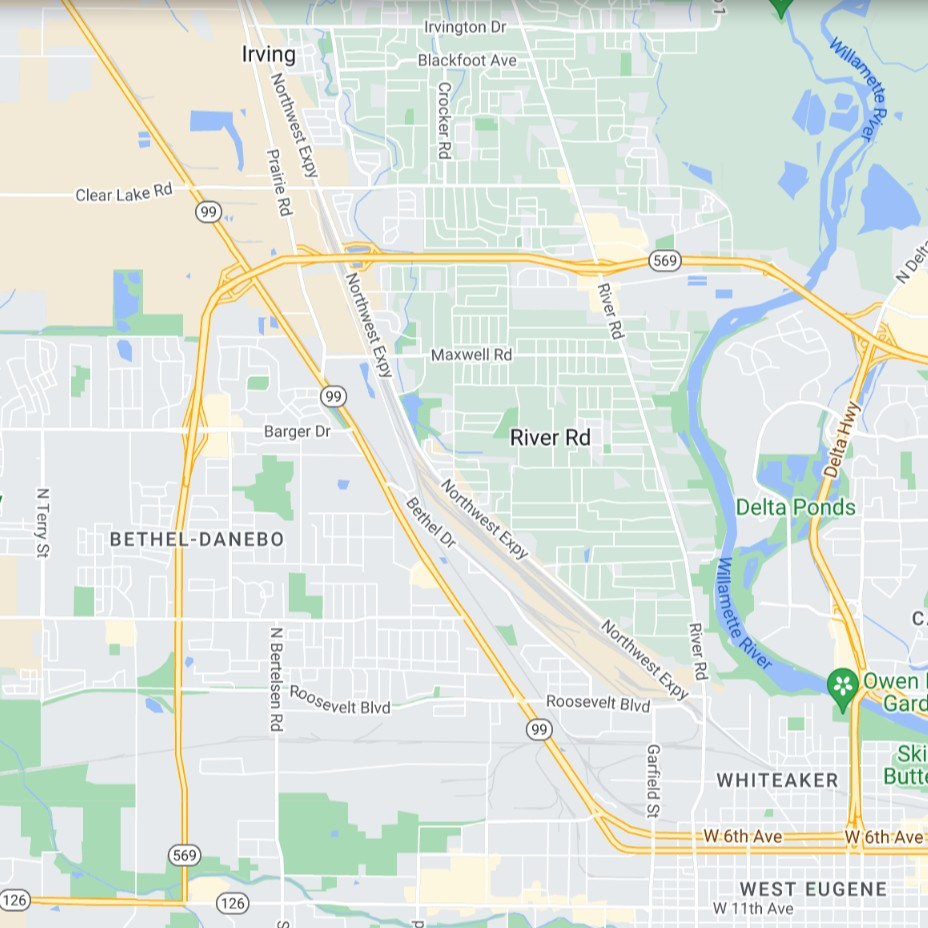
#> input picture images/mapImages/Eugene2x2/1.png, 928 x 928 px; its folder holds 4 pictures in this run
$ python -i weather_adventures.py   (imports and definitions only)
#> lines starting #> are read from the running program, lines starting #| are printed output that depends on the picture
#> (reads activities.json from the repository)
'''
weather_adventures.py
--------
Author: Melodie Collins
Created: 3/3/2023
Last Modified: 3/12/2023
Purpose: This is the user interface file that will be run by the main weather_adventures_main.py file.

Revision History (Date | Author | Modifications)
----------------------------------------------
3/6/2023  | Melodie Collins | Made the initial file and split map images
3/7/2023  | Melodie Collins | Resized map images for tkinter use
3/9/2023  | Melodie Collins | Worked on combining with weather_adventures_main.py
3/10/2023 | Melodie Collins | Finished interaction weather_adventures_main.py
3/12/2023 | Melodie Collins | Signed off on final version
'''

# import weather_adventures_main
import weather_adventures_main

# import tkinter modules
from tkinter import *
import tkinter as tk
from tkinter.ttk import *
import tkinter.font as tkFont # For setting text fonts

# import os to access current working directory
import os

# import PIL modules to manipulate images
from PIL import Image   # Open images
from PIL import ImageTk # Have images available for Tkinter

'''
on_click(): this function is used to remove the current map title

Parameters: none

Return: none
'''
def on_click():
    # remove the map title
    label.after(0, label.destroy())

'''
button_click(): this function is for for when a button is clicked;
                It will change the selected button's image appropriately

Parameters: none

Return: none
'''
# [40 lines left out: function button_click, not called in this run]

'''
zoom(): this function is for the Zoom Buttons; It will change the dimensions of
            the grid and number displayed

Parameters:
    closer: a bool that determines if the map can zoom in closer
    buttonIn: the zoom in button
    buttonOut: the zoom out button

Return: none
'''
# [45 lines left out: function zoom, not called in this run]

'''
oneToTwo(): this function removes the current buttons for X from the window, but does
            not destroy them; Next, it adds each button for Y into the tkinter window.

Parameters: none

Return: none
'''
# [10 lines left out: function oneToTwo, not called in this run]

'''
twoToOne(): this function removes the current buttons for X from the window, but does not destroy them.
            Next, it adds each button for Y into the tkinter window.

Parameters: none

Return: none
'''
# [10 lines left out: function twoToOne, not called in this run]

'''
mapTitle(): this function sets the title for the current map

Parameters:
    num: an integer that provides the current map level

Return: none
'''
# [13 lines left out: function mapTitle, not called in this run]

'''
setEugene(): this function puts all the buttons for viewing Eugene into button1; 2x2

Parameters: none

Return: none
'''
# [9 lines left out: function setEugene, not called in this run]

'''
setEugeneEmpty(): this function sets all Eugene button images to Eugene images

Parameters: none

Return: none
'''
# [5 lines left out: function setEugeneEmpty, not called in this run]

'''
setEugeneWeather(): this function sets all Eugene button images to Eugene weather images

Parameters: none

Return: none
'''
# [5 lines left out: function setEugeneWeather, not called in this run]

'''
setEugeneWind(): this function sets all Eugene button images to Eugene wind images

Parameters: none

Return: none
'''
# [5 lines left out: function setEugeneWind, not called in this run]

'''
setLane(): this function puts all the buttons for viewing Lane County into button2; 5x3

Parameters: none

Return: none
'''
# [21 lines left out: function setLane, not called in this run]

'''
setLaneEmpty(): this function sets all Lane County button images to Lane County images

Parameters: none

Return: none
'''
# [16 lines left out: function setLaneEmpty, not called in this run]

'''
setLaneWeather(): this function sets all Lane County button images to Lane County weather images

Parameters: none

Return: none
'''
# [16 lines left out: function setLaneWeather, not called in this run]

'''
setLaneWind(): this function sets all Lane County button images to Lane County wind images

Parameters: none

Return: none
'''
# [16 lines left out: function setLaneWind, not called in this run]

'''
clearWindWeather(): this function sets the wind and weather checkboxes to unselected

Parameters: none

Return: none
'''
def clearWindWeather():
    wind.set(0) # set wind checkbox to unselected
    weather.set(0) # set weather checkbox to unselected

'''
clearEmptyWeatehr(): this function sets the empty and weather checkboxes to unselected

Parameters: none

Return: none
'''
def clearEmptyWeather():
    empty.set(0) # set empty checkbox to unselected
    weather.set(0) # set weather checkbox to unselected


'''
clearEmptyWind(): this function sets the empty and wind checkboxes to unselected

Parameters: none

Return: none
'''
def clearEmptyWind():
    empty.set(0) # set empty checkbox to unselected
    wind.set(0) # set wind checkbox to unselected

'''
main(): This function sets up the Tkinter Window and runs the program

Paramters: none

Return: none
'''
def main():
    global window
    window = Tk()
    window.geometry("1000x1000")

    # Set the Title of Tkinter window
    window.title("Weather Adventures")

    ''' Add image '''
    cwd = os.getcwd() # current working directory

    # get the location for the original images
    path4 = cwd + "/images/mapImages/Eugene2x2/1.png"
    path5 = cwd + "/images/mapImages/Eugene2x2/2.png"
    path6 = cwd + "/images/mapImages/Eugene2x2/3.png"
    path7 = cwd + "/images/mapImages/Eugene2x2/4.png"
    path8 = cwd + "/images/mapImages/LaneCounty5x3/1.png"
    path9 = cwd + "/images/mapImages/LaneCounty5x3/2.png"
    path10 = cwd + "/images/mapImages/LaneCounty5x3/3.png"
    path11 = cwd + "/images/mapImages/LaneCounty5x3/4.png"
    path12 = cwd + "/images/mapImages/LaneCounty5x3/5.png"
    path13 = cwd + "/images/mapImages/LaneCounty5x3/6.png"
    path14 = cwd + "/images/mapImages/LaneCounty5x3/7.png"
    path15 = cwd + "/images/mapImages/LaneCounty5x3/8.png"
    path16 = cwd + "/images/mapImages/LaneCounty5x3/9.png"
    path17 = cwd + "/images/mapImages/LaneCounty5x3/10.png"
    path18 = cwd + "/images/mapImages/LaneCounty5x3/11.png"
    path19 = cwd + "/images/mapImages/LaneCounty5x3/12.png"
    path20 = cwd + "/images/mapImages/LaneCounty5x3/13.png"
    path21 = cwd + "/images/mapImages/LaneCounty5x3/14.png"
    path22 = cwd + "/images/mapImages/LaneCounty5x3/15.png"

    # New weather and wind images
    path23 = cwd + "/images/mapImages_symbols/Eugene2x2/1.png"
    path24 = cwd + "/images/mapImages_symbols/Eugene2x2/1_w.png"
    path25 = cwd + "/images/mapImages_symbols/Eugene2x2/2.png"
    path26 = cwd + "/images/mapImages_symbols/Eugene2x2/2_w.png"
    path27 = cwd + "/images/mapImages_symbols/Eugene2x2/3.png"
    path28 = cwd + "/images/mapImages_symbols/Eugene2x2/3_w.png"
    path29 = cwd + "/images/mapImages_symbols/Eugene2x2/4.png"
    path30 = cwd + "/images/mapImages_symbols/Eugene2x2/4_w.png"
    path31 = cwd + "/images/mapImages_symbols/LaneCounty5x3/1.png"
    path32 = cwd + "/images/mapImages_symbols/LaneCounty5x3/1_w.png"
    path33 = cwd + "/images/mapImages_symbols/LaneCounty5x3/2.png"
    path34 = cwd + "/images/mapImages_symbols/LaneCounty5x3/2_w.png"
    path35 = cwd + "/images/mapImages_symbols/LaneCounty5x3/3.png"
    path36 = cwd + "/images/mapImages_symbols/LaneCounty5x3/3_w.png"
    path37 = cwd + "/images/mapImages_symbols/LaneCounty5x3/4.png"
    path38 = cwd + "/images/mapImages_symbols/LaneCounty5x3/4_w.png"
    path39 = cwd + "/images/mapImages_symbols/LaneCounty5x3/5.png"
    path40 = cwd + "/images/mapImages_symbols/LaneCounty5x3/5_w.png"
    path41 = cwd + "/images/mapImages_symbols/LaneCounty5x3/6.png"
    path42 = cwd + "/images/mapImages_symbols/LaneCounty5x3/6_w.png"
    path43 = cwd + "/images/mapImages_symbols/LaneCounty5x3/7.png"
    path44 = cwd + "/images/mapImages_symbols/LaneCounty5x3/7_w.png"
    path45 = cwd + "/images/mapImages_symbols/LaneCounty5x3/8.png"
    path46 = cwd + "/images/mapImages_symbols/LaneCounty5x3/8_w.png"
    path47 = cwd + "/images/mapImages_symbols/LaneCounty5x3/9.png"
    path48 = cwd + "/images/mapImages_symbols/LaneCounty5x3/9_w.png"
    path49 = cwd + "/images/mapImages_symbols/LaneCounty5x3/10.png"
    path50 = cwd + "/images/mapImages_symbols/LaneCounty5x3/10_w.png"
    path51 = cwd + "/images/mapImages_symbols/LaneCounty5x3/11.png"
    path52 = cwd + "/images/mapImages_symbols/LaneCounty5x3/11_w.png"
    path53 = cwd + "/images/mapImages_symbols/LaneCounty5x3/12.png"
    path54 = cwd + "/images/mapImages_symbols/LaneCounty5x3/12_w.png"
    path55 = cwd + "/images/mapImages_symbols/LaneCounty5x3/13.png"
    path56 = cwd + "/images/mapImages_symbols/LaneCounty5x3/13_w.png"
    path57 = cwd + "/images/mapImages_symbols/LaneCounty5x3/14.png"
    path58 = cwd + "/images/mapImages_symbols/LaneCounty5x3/14_w.png"
    path59 = cwd + "/images/mapImages_symbols/LaneCounty5x3/15.png"
    path60 = cwd + "/images/mapImages_symbols/LaneCounty5x3/15_w.png"

    # open the images
    openImage4 = Image.open(path4)
#> openImage4 is the input picture: PIL image 928x928 RGB; mean R, G, B 221.6, 229.1, 222.4
    openImage5 = Image.open(path5)
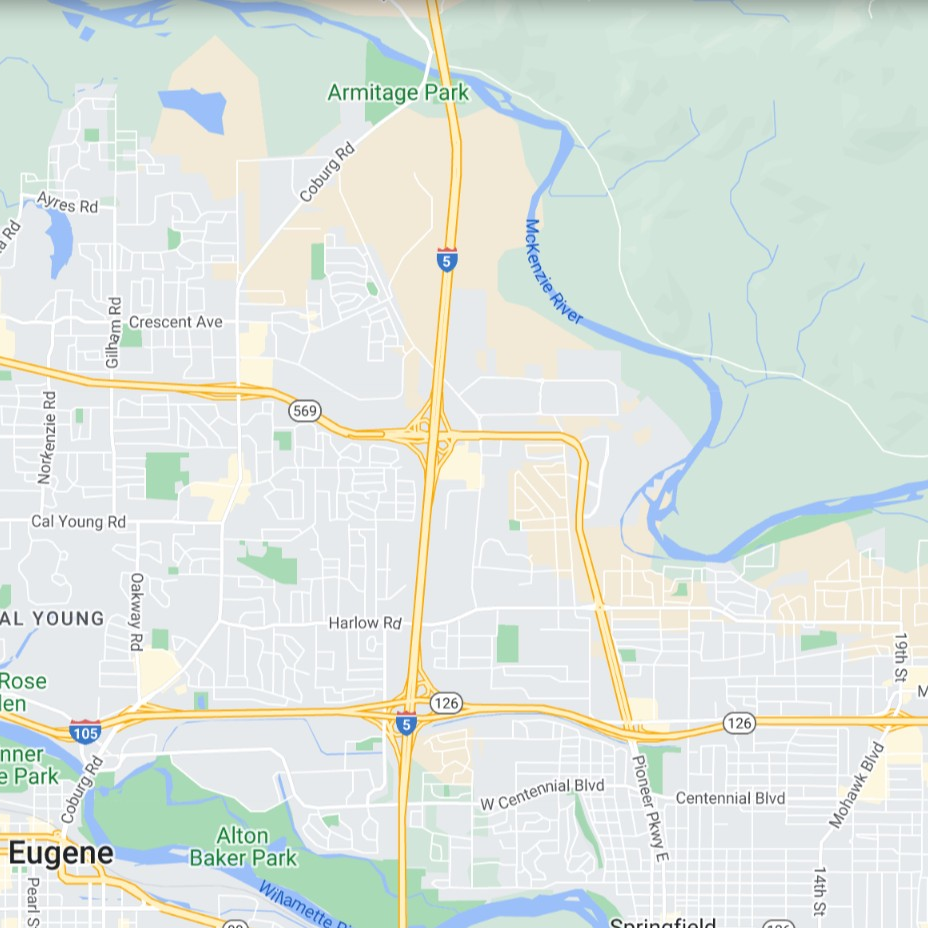
#> input picture images/mapImages/Eugene2x2/2.png, 928 x 928 px
#> openImage5 is the input picture: PIL image 928x928 RGB; mean R, G, B 220.8, 229.3, 222.8
    openImage6 = Image.open(path6)
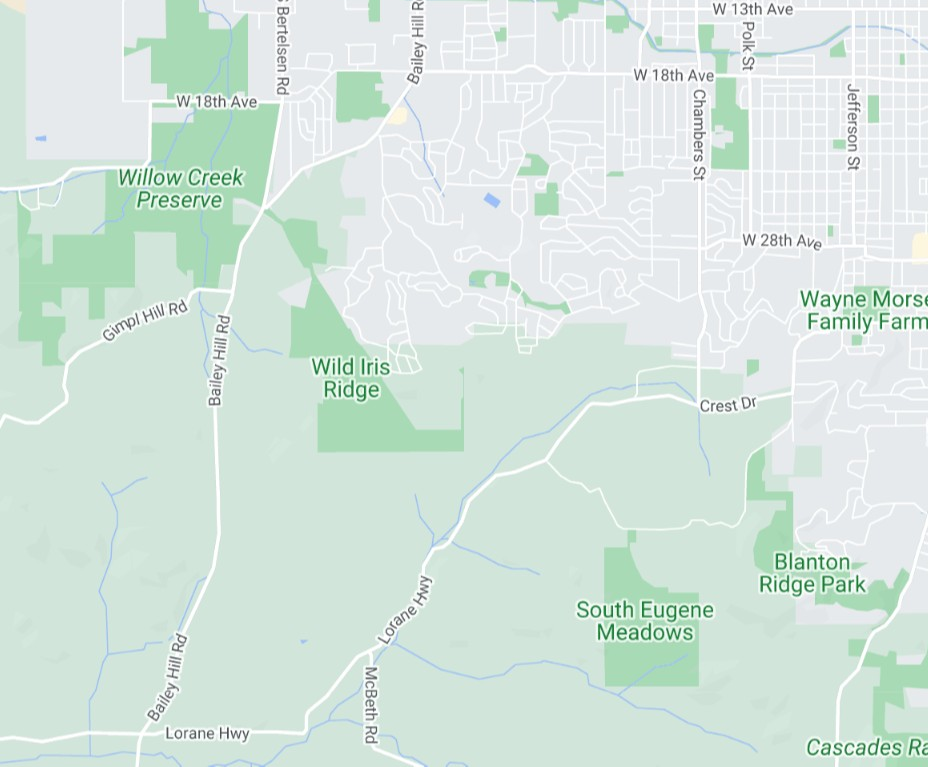
#> input picture images/mapImages/Eugene2x2/3.png, 928 x 767 px
#> openImage6 is the input picture: PIL image 928x767 RGB; mean R, G, B 212.7, 229.6, 221.4
    openImage7 = Image.open(path7)
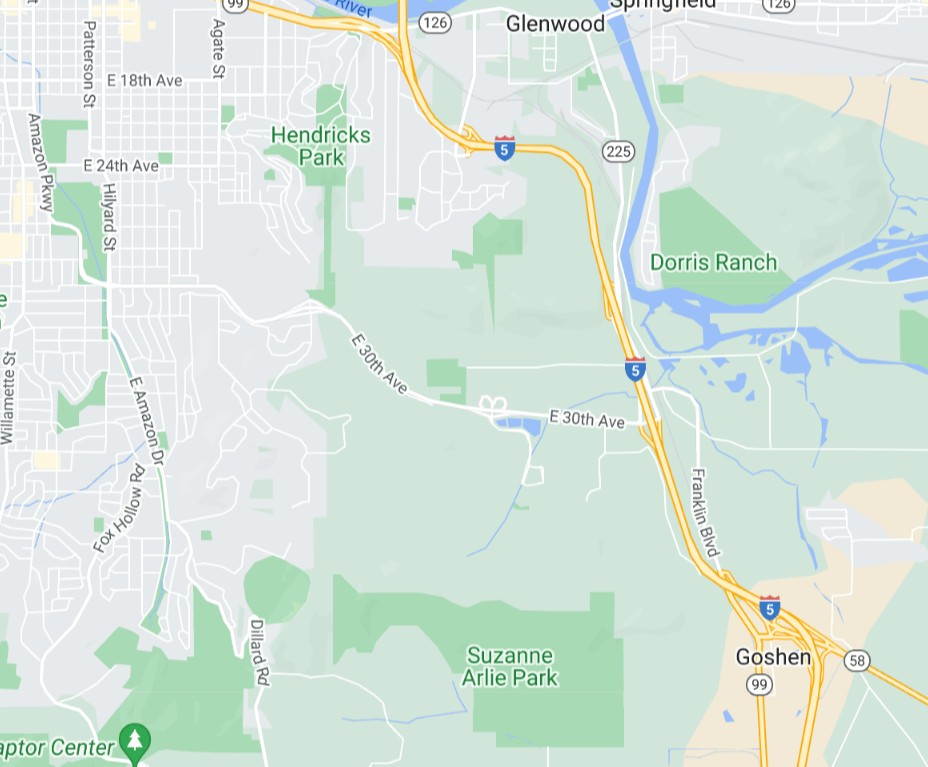
#> input picture images/mapImages/Eugene2x2/4.png, 928 x 767 px
#> openImage7 is the input picture: PIL image 928x767 RGB; mean R, G, B 213.9, 228.6, 219.9
    openImage8 = Image.open(path8)
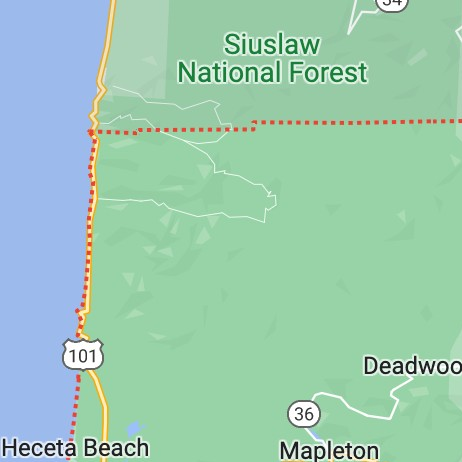
#> input picture images/mapImages/LaneCounty5x3/1.png, 462 x 462 px
#> openImage8 is the input picture: PIL image 462x462 RGB; mean R, G, B 155.6, 202.5, 178.8
    openImage9 = Image.open(path9)
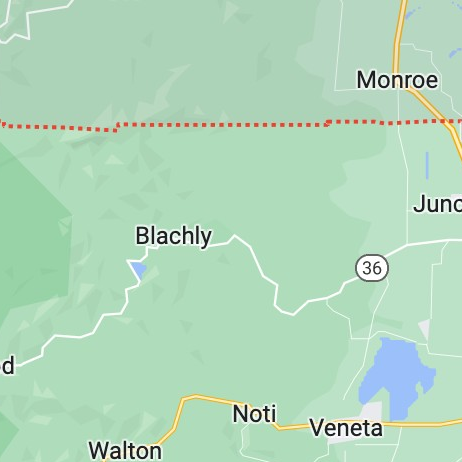
#> input picture images/mapImages/LaneCounty5x3/2.png, 462 x 462 px
#> openImage9 is the input picture: PIL image 462x462 RGB; mean R, G, B 176.8, 215.5, 187.4
    openImage10 = Image.open(path10)
    openImage11 = Image.open(path11)
#> (the run stopped early here; a loop or call above may not have finished)
